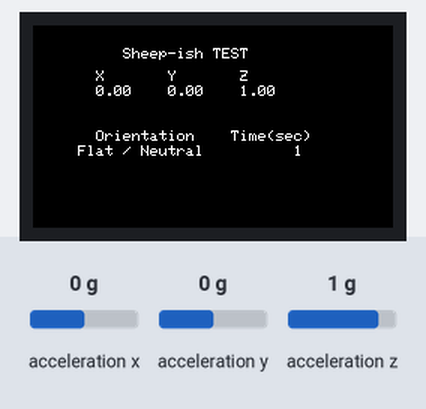
This sketch was run on a simulated ESP32. Parts: 240×135 colour display. The inputs (shaded band) are chosen by the test bench; at power-on: acceleration x 0 g, acceleration y 0 g, acceleration z 1 g. What the sketch prints to the serial monitor is not drawn.

Above: at 1.4 s.
1.5 s: acceleration x set to -0.4 g
At 2.8 s:
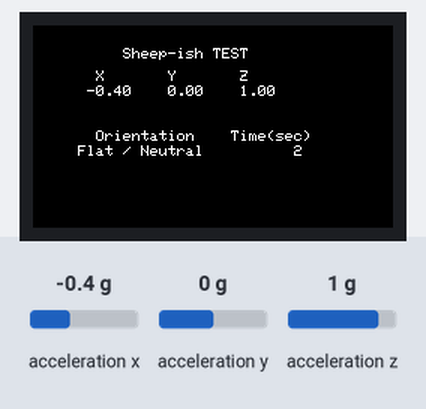
3.5 s: acceleration x set to -0.7 g
At 4.3 s:
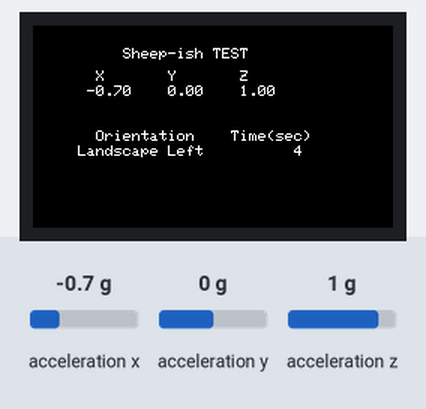
6.5 s: acceleration y set to -1.4 g
At 8.8 s:
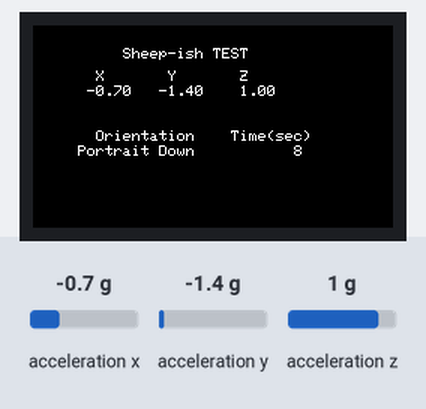
9.5 s: acceleration y set to 0 g
At 10.5 s:
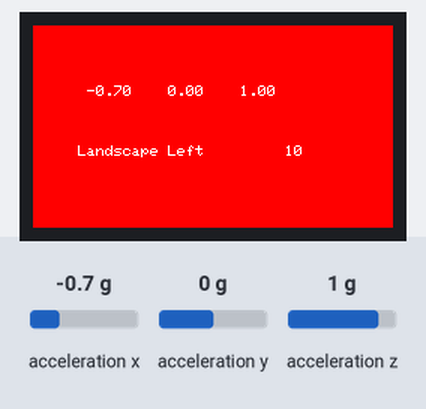
12.5 s: acceleration z set to -1.4 g
At 14.8 s:
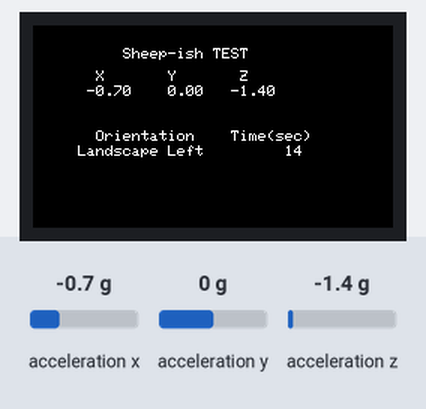
15.2 s: acceleration x set to 0.8 g
At 17.8 s:
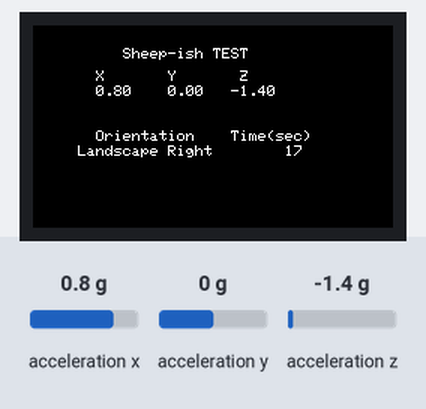
Timing chart, 0 to 19.2 s (numbered marks = the images above; inputs shaded):
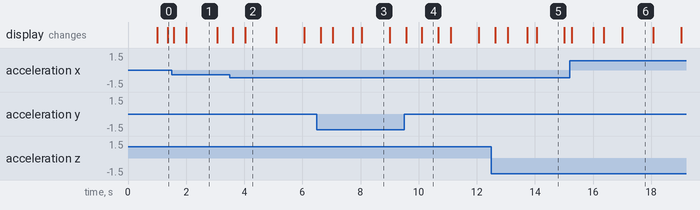

The sketch:

sketch_oct29a.ino
```cpp
#include <M5StickCPlus.h>
//Accelerometer
float accX = 0.0F;
float accY = 0.0F;
float accZ = 0.0F;

//Previous x,y,z readings
float prevX = 0;
float prevY = 0;
float prevZ = 0;

//Tracking time change event
unsigned long eventTiming = 0;
bool isEvent =false;

//Sensitivity threshold (will change to calcualted averages later....)
const float THRESHOLD = 0.7;

//Color library for changes
uint16_t normal = BLACK;
uint16_t head_swing = RED;
uint16_t head_butt = BLUE;

//Setting screen,color,and size
void drawStaticLabels(uint16_t bgColor) {
  M5.Lcd.fillScreen(bgColor);
  M5.Lcd.setTextColor(WHITE, bgColor);
  M5.Lcd.setTextSize(1);

  M5.Lcd.setCursor(60, 15);
  M5.Lcd.println("Sheep-ish TEST");
  M5.Lcd.setCursor(30, 30);
  M5.Lcd.println("  X       Y       Z");
  M5.Lcd.setCursor(30, 70);
  M5.Lcd.println("  Orientation    Time(sec)");
}

void setup() {
  // put your setup code here, to run once:
  M5.begin();             // Init M5StickC Plus.
  M5.Imu.Init();          // Init IMU
  M5.Lcd.setRotation(3);  // Rotate the screen landscape
  Serial.println("\nM5StickC Plus Accelerometer Starting...");

  //Setting screen,color,and size
  M5.Lcd.fillScreen(normal);
  M5.Lcd.setTextColor(WHITE,normal);
  M5.Lcd.setTextSize(1);
  drawStaticLabels(normal);
}

void loop() {
  M5.Imu.getAccelData(&accX, &accY, &accZ);
  //Timing
  unsigned long t= millis();
  //t= t/1000;

  // Compute orientation (simple approximation)
  String orientation;
  if (abs(accX) > abs(accY)) {
    if (accX > 0.5) orientation = "Landscape Right";
    else if (accX < -0.5) orientation = "Landscape Left";
    else orientation = "Flat / Neutral";
  } else {
    if (accY > 0.5) orientation = "Portrait Up";
    else if (accY < -0.5) orientation = "Portrait Down";
    else orientation = "Flat / Neutral";
  }


  bool isHeadEvent = (abs(accX-prevX)> THRESHOLD || abs(accY-prevY) > THRESHOLD );
  bool isButtEvent = (abs(accZ-prevZ) > THRESHOLD );

  // Keep track of last event types
  static String lastEvent = "";  // "xy" or "z"
  static unsigned long lastEventTime = 0;


  //Checking for events head swings
  if(isHeadEvent){
    lastEvent = "xy";
    lastEventTime = t;
    Serial.printf("%lu,%.3f,%.3f,%.3f,%s,Head movement detected\n", t, accX, accY, accZ, orientation.c_str());
  }

  //Checking for events head butts
  if(isButtEvent){
    lastEvent = "z";
    lastEventTime = t;
    Serial.printf("%lu,%.3f,%.3f,%.3f,%s,Head movement detected\n", t, accX, accY, accZ, orientation.c_str());
  }

  if(isHeadEvent || isButtEvent){
    isEvent = true;
    eventTiming = t;

    uint16_t color;
    if (lastEvent == "z") color = head_butt;   // Blue
    else color = head_swing;                   // Red

    M5.Lcd.fillScreen(color);
    M5.Lcd.setTextColor(WHITE, color);
    M5.Lcd.setCursor(50, 80);
    M5.Lcd.println(lastEvent == "z" ? "Head Butt!" : "Head Swing!");
  }

  //Reset after 1 second of display
  if(isEvent && (t-eventTiming > 1000)){
    isEvent = false;
    drawStaticLabels(normal);
  }

  //Display
  M5.Lcd.setCursor(30, 40);
  M5.Lcd.printf(" %5.2f   %5.2f   %5.2f   ", accX, accY, accZ);
  M5.Lcd.setCursor(30, 80);
  M5.Lcd.printf("%-15s", orientation.c_str());
  M5.Lcd.setCursor(150, 80);
  M5.Lcd.printf("%5lu", t / 1000);

  //Setting previous readings
  prevX= accX;
  prevY = accY;
  prevZ= accZ;


  //Print statements for terminal
  Serial.print(t);
  Serial.print(",");
  Serial.print(accX, 4);
  Serial.print(",");
  Serial.print(accY, 4);
  Serial.print(",");
  Serial.print(accZ, 4);
  Serial.print(",");
  Serial.println(orientation);


  delay(100);
}
```

Measured:
- the behaviour switches between -0.5 and -0.6 g on acceleration x (found by bisection; images 1 and 2)
- after the input at 3.5 s, the display: first changes after 0.11 s (image 2 shows a later state)
- after the input at 6.5 s, the display: first changes after 0.12 s (image 3 shows a later state)
- after the input at 9.5 s, the display: first changes after 0.08 s (image 4 shows a later state)
- after the input at 12.5 s, the display: first changes after 0.13 s (image 5 shows a later state)
- after the input at 15.2 s, the display: first changes after 0.07 s (image 6 shows a later state)
- what the display in image 4 shows lasts 0.6 s, from 10.1 s to 10.7 s
